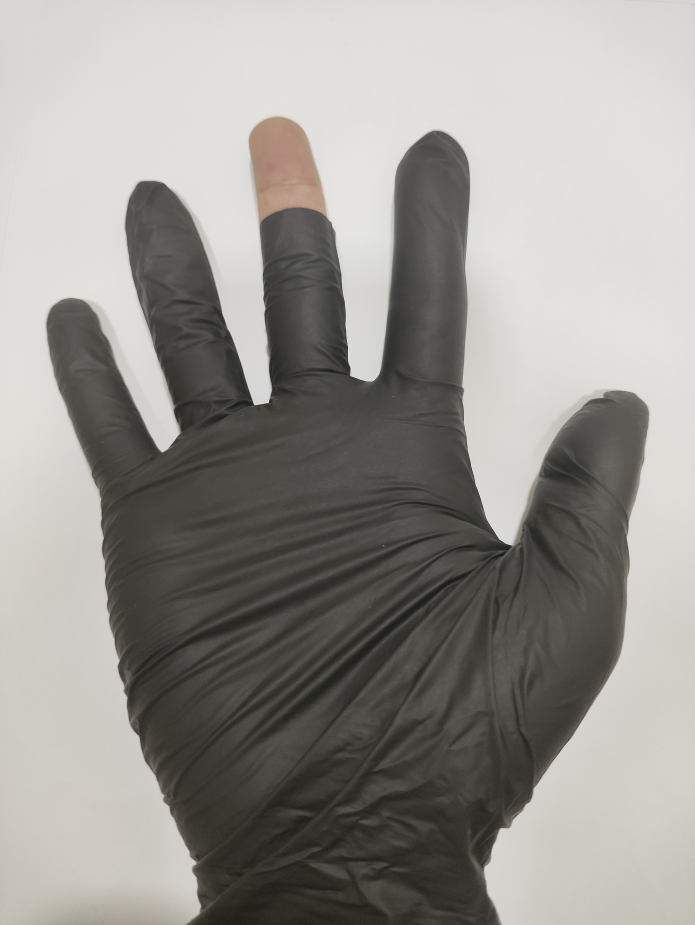
#> input picture img/Finger_Not_Enough/Nitrile_Finger_Not_Enough_1.jpg, 3472 x 4624 px (shown at 1/5 size)
$ python -i tearing_at_finger.py   (imports and definitions only)
#> lines starting #> are read from the running program, lines starting #| are printed output that depends on the picture; after the words box and inside, x2 and y2 are one past the last pixel; in counts of white or black regions, pixels touching at a corner belong together
from __future__ import annotations
import math
from dataclasses import dataclass, field
from typing import List, Optional, Tuple
import cv2
import numpy as np

@dataclass
class PreprocessConfig:
    max_dimension: int = 1024
    white_balance: bool = True
    bilateral_diameter: int = 7
    bilateral_sigma_color: float = 50
    bilateral_sigma_space: float = 50

@dataclass
class SegmentationConfig:
    border_fraction: float = 0.04
    min_area_fraction: float = 0.12
    max_area_fraction: float = 0.90
    open_kernel: int = 5
    close_kernel: int = 9
    min_hole_area_fraction: float = 0.0004
    texture_window: int = 9
    illumination_border_fraction: float = 0.06
    background_mad_floor: float = 4.0
    background_z_clip: float = 8.0

@dataclass
class TearingConfig:
    min_hole_area_fraction: float = 0.0008
    max_hole_area_fraction: float = 0.25
    max_hole_elongation: float = 4.5
    min_hole_extent: float = 0.35
    min_defect_depth_ratio: float = 0.35
    max_defect_angle_deg: float = 60.0
    valley_endpoint_tip_ratio: float = 0.7
    fingertip_radius_ratio: float = 0.55
    showthrough_margin_ratio: float = 0.05
    showthrough_z_threshold: float = 3.0
    showthrough_mad_floor: float = 1.5
    min_showthrough_area_fraction: float = 0.0015
    max_showthrough_area_fraction: float = 0.05
    max_showthrough_fingertip_fraction: float = 1.5
    min_showthrough_extent: float = 0.30
    max_showthrough_elongation: float = 4.5
    showthrough_min_backdrop_distance: float = 8.0

@dataclass
class FingertipConfig:
    expected_fingers: int = 5
    min_tip_distance_ratio: float = 1.35
    tip_merge_separation_ratio: float = 0.45
    tip_frame_cut_reach_ratio: float = 0.5

@dataclass
class Config:
    preprocess: PreprocessConfig = field(default_factory=PreprocessConfig)
    segmentation: SegmentationConfig = field(default_factory=SegmentationConfig)
    tearing: TearingConfig = field(default_factory=TearingConfig)
    fingertip: FingertipConfig = field(default_factory=FingertipConfig)

@dataclass
class SegmentationResult:
    mask: np.ndarray
    mask_raw: np.ndarray
    contour: np.ndarray
    bbox: Tuple[int, int, int, int]
    area: float
    cue: str = "unknown"

    @property
    def holes_mask(self) -> np.ndarray:
        return cv2.subtract(self.mask, self.mask_raw)

# [7 lines that did not run here, left out]

# [27 lines left out: functions resize_to_limit, gray_world_white_balance, preprocess, not called in this run]

def estimate_background_lab(lab: np.ndarray, border_fraction: float) -> np.ndarray:
    h, w = lab.shape[:2]
    b = max(2, int(round(min(h, w) * border_fraction)))
    strip = np.concatenate([lab[:b, :].reshape(-1, 3), lab[-b:, :].reshape(-1, 3), lab[:, :b].reshape(-1, 3), lab[:, -b:].reshape(-1, 3)])
    return np.median(strip, axis=0).astype(np.float32)

def _background_distance_mask(lab: np.ndarray, border_fraction: float) -> np.ndarray:
    background = estimate_background_lab(lab, border_fraction)
    distance = np.linalg.norm(lab.astype(np.float32) - background, axis=2)
    distance_u8 = cv2.normalize(distance, None, 0, 255, cv2.NORM_MINMAX).astype(np.uint8)
    _, mask = cv2.threshold(distance_u8, 0, 255, cv2.THRESH_BINARY + cv2.THRESH_OTSU)
    return mask

def _flatten_illumination(channel: np.ndarray, border_fraction: float) -> np.ndarray:
    h, w = channel.shape[:2]
    b = max(2, int(round(min(h, w) * border_fraction)))
    selected = np.zeros((h, w), dtype=bool)
    selected[:b, :] = True
    selected[-b:, :] = True
    selected[:, :b] = True
    selected[:, -b:] = True
    yy, xx = np.mgrid[0:h, 0:w].astype(np.float32)

    def design(x: np.ndarray, y: np.ndarray) -> np.ndarray:
        return np.stack([np.ones_like(x), x, y, x * x, y * y, x * y], axis=1)

    coefficients, *_ = np.linalg.lstsq(design(xx[selected], yy[selected]), channel[selected].astype(np.float32), rcond=None)
    model = (design(xx.ravel(), yy.ravel()) @ coefficients).reshape(h, w)
    model = np.maximum(model, 1.0)      # a near-zero fit would explode below
    flattened = channel.astype(np.float32) / model * float(np.median(model))
    return np.clip(flattened, 0, 255).astype(np.uint8)

def _background_model_mask(image: np.ndarray, cfg: SegmentationConfig) -> np.ndarray:
    border = _flatten_illumination  # (naming the dependency for readers)
    lab = cv2.cvtColor(image, cv2.COLOR_BGR2LAB).astype(np.float32)
    lab[:, :, 0] = border(lab[:, :, 0], cfg.illumination_border_fraction)
    h, w = image.shape[:2]
    b = max(2, int(round(min(h, w) * cfg.illumination_border_fraction)))
    selected = np.zeros((h, w), dtype=bool)
    selected[:b, :] = True
    selected[-b:, :] = True
    selected[:, :b] = True
    selected[:, -b:] = True
    squared = np.zeros((h, w), dtype=np.float32)
    for channel in range(3):
        values = lab[:, :, channel]
        median = float(np.median(values[selected]))
        spread = float(np.median(np.abs(values[selected] - median))) * 1.4826
        spread = max(spread, cfg.background_mad_floor)
        z = np.minimum(np.abs(values - median) / spread, cfg.background_z_clip)
        squared += z ** 2
    distance = np.sqrt(squared)
    scaled = np.clip(distance / (cfg.background_z_clip * np.sqrt(3.0)) * 255.0, 0, 255).astype(np.uint8)
    _, mask = cv2.threshold(scaled, 0, 255, cv2.THRESH_BINARY + cv2.THRESH_OTSU)
    return mask

def _channel_otsu_masks(hsv: np.ndarray) -> List[np.ndarray]:
    masks: List[np.ndarray] = []
    saturation, value = hsv[:, :, 1], hsv[:, :, 2]
    _, s_mask = cv2.threshold(saturation, 0, 255, cv2.THRESH_BINARY + cv2.THRESH_OTSU)
    masks.append(s_mask)
    _, v_mask = cv2.threshold(value, 0, 255, cv2.THRESH_BINARY + cv2.THRESH_OTSU)
    masks.append(v_mask)
    masks.append(cv2.bitwise_not(v_mask))
    return masks

def _texture_energy_mask(image: np.ndarray, window: int) -> np.ndarray:
    lightness = cv2.cvtColor(image, cv2.COLOR_BGR2LAB)[:, :, 0].astype(np.float32)
    mean = cv2.blur(lightness, (window, window))
    mean_of_squares = cv2.blur(lightness * lightness, (window, window))
    # Var(X) = E[X^2] - E[X]^2; clamped because rounding can make it < 0.
    std = np.sqrt(np.maximum(mean_of_squares - mean * mean, 0.0))
    std = cv2.GaussianBlur(std, (0, 0), window / 2.0)
    std_u8 = cv2.normalize(std, None, 0, 255, cv2.NORM_MINMAX).astype(np.uint8)
    _, mask = cv2.threshold(std_u8, 0, 255, cv2.THRESH_BINARY + cv2.THRESH_OTSU)
    return mask

def _morphological_cleanup(mask: np.ndarray, cfg: SegmentationConfig) -> np.ndarray:
    open_k = cv2.getStructuringElement(cv2.MORPH_ELLIPSE, (cfg.open_kernel, cfg.open_kernel))
    close_k = cv2.getStructuringElement(cv2.MORPH_ELLIPSE, (cfg.close_kernel, cfg.close_kernel))
    cleaned = cv2.morphologyEx(mask, cv2.MORPH_OPEN, open_k)
    cleaned = cv2.morphologyEx(cleaned, cv2.MORPH_CLOSE, close_k)
    return cleaned

def _keep_largest_component(mask: np.ndarray) -> Tuple[np.ndarray, Optional[np.ndarray]]:
    contours, _ = cv2.findContours(mask, cv2.RETR_EXTERNAL, cv2.CHAIN_APPROX_NONE)
    if not contours:
        return np.zeros_like(mask), None
    largest = max(contours, key=cv2.contourArea)
    solid = np.zeros_like(mask)
    cv2.drawContours(solid, [largest], -1, 255, thickness=cv2.FILLED)
    return solid, largest

def _score_candidate(mask: np.ndarray, cfg: SegmentationConfig) -> float:
    image_area = float(mask.shape[0] * mask.shape[1])
    cleaned = _morphological_cleanup(mask, cfg)
    count, labels = cv2.connectedComponents(cleaned)
    if count <= 1:
        return -1.0
    largest_label = 1 + int(np.argmax([np.count_nonzero(labels == i) for i in range(1, count)]))
    component = np.where(labels == largest_label, 255, 0).astype(np.uint8)
    solid, contour = _keep_largest_component(component)
    if contour is None:
        return -1.0
    solid_area = float(np.count_nonzero(solid))
    area_fraction = solid_area / image_area
    if not (cfg.min_area_fraction <= area_fraction <= cfg.max_area_fraction):
        return -1.0
    border = np.concatenate([solid[0, :], solid[-1, :], solid[:, 0], solid[:, -1]])
    border_occupancy = float(np.count_nonzero(border)) / float(border.size)
    shred = np.count_nonzero(cv2.subtract(solid, component)) / max(solid_area, 1.0)
    hull_perimeter = max(cv2.arcLength(cv2.convexHull(contour), True), 1.0)
    raggedness = cv2.arcLength(contour, True) / hull_perimeter
    return ((1.0 - border_occupancy) * 2.0 + (1.0 - abs(area_fraction - 0.30)) - 4.0 * min(shred, 0.5) - 0.5 * max(0.0, raggedness - 1.6))

def _fill_noise_holes(mask_raw: np.ndarray, solid: np.ndarray, cfg: SegmentationConfig, glove_area: float) -> np.ndarray:
    holes = cv2.subtract(solid, mask_raw)
    hole_contours, _ = cv2.findContours(holes, cv2.RETR_EXTERNAL, cv2.CHAIN_APPROX_SIMPLE)
    min_area = cfg.min_hole_area_fraction * glove_area
    result = mask_raw.copy()
    for hc in hole_contours:
        if cv2.contourArea(hc) < min_area:
            cv2.drawContours(result, [hc], -1, 255, thickness=cv2.FILLED)
    return result

def segment_glove(image: np.ndarray, config: Optional[SegmentationConfig] = None) -> Optional[SegmentationResult]:
    cfg = config or SegmentationConfig()
    lab = cv2.cvtColor(image, cv2.COLOR_BGR2LAB)
    hsv = cv2.cvtColor(image, cv2.COLOR_BGR2HSV)
    candidates: List[Tuple[str, np.ndarray]] = [("bg_distance", _background_distance_mask(lab, cfg.border_fraction)),]
    otsu_masks = _channel_otsu_masks(hsv)
    candidates.append(("saturation", otsu_masks[0]))
    candidates.append(("value", otsu_masks[1]))
    candidates.append(("value_inverted", otsu_masks[2]))
    candidates.append(("texture", _texture_energy_mask(image, cfg.texture_window)))
    primary = _background_model_mask(image, cfg)
    if _score_candidate(primary, cfg) >= 0:
        best_cue, best_mask = "bg_model", primary
    else:
        scored = [(_score_candidate(mask, cfg), name, mask) for name, mask in candidates]
        best_score, best_cue, best_mask = max(scored, key=lambda triple: triple[0])
        if best_score < 0:
            return None
    cleaned = _morphological_cleanup(best_mask, cfg)
    num, labels = cv2.connectedComponents(cleaned)
    if num <= 1:
        return None
    largest_label = 1 + int(np.argmax([np.count_nonzero(labels == i) for i in range(1, num)]))
    component = np.where(labels == largest_label, 255, 0).astype(np.uint8)
    solid, contour = _keep_largest_component(component)
    if contour is None:
        return None
    area = cv2.contourArea(contour)
    if area < cfg.min_area_fraction * image.shape[0] * image.shape[1]:
        return None
    mask_raw = _fill_noise_holes(component, solid, cfg, area)
    return SegmentationResult(mask=solid, mask_raw=mask_raw, contour=contour, bbox=cv2.boundingRect(contour), area=float(area), cue=best_cue,)

# [247 lines left out: functions palm_center_and_radius, glove_interior, robust_stats, bbox_around, convexity_defect_list, angle_at and 11 more, not called in this run]

>>> import cv2
>>> picture = cv2.imread('../img/Finger_Not_Enough/Nitrile_Finger_Not_Enough_1.jpg')
#> picture is the input picture: shape (4624, 3472, 3); mean B, G, R 144.7, 149.6, 151.4
>>> result = segment_glove(picture)
#> in _background_distance_mask, `background = estimate_background_lab(lab, border_fraction)`: background = [219, 128, 131]
#> in _background_distance_mask, `_, mask = cv2.threshold(distance_u8, 0, 255, cv2.THRESH_BINARY + cv2.T..`:
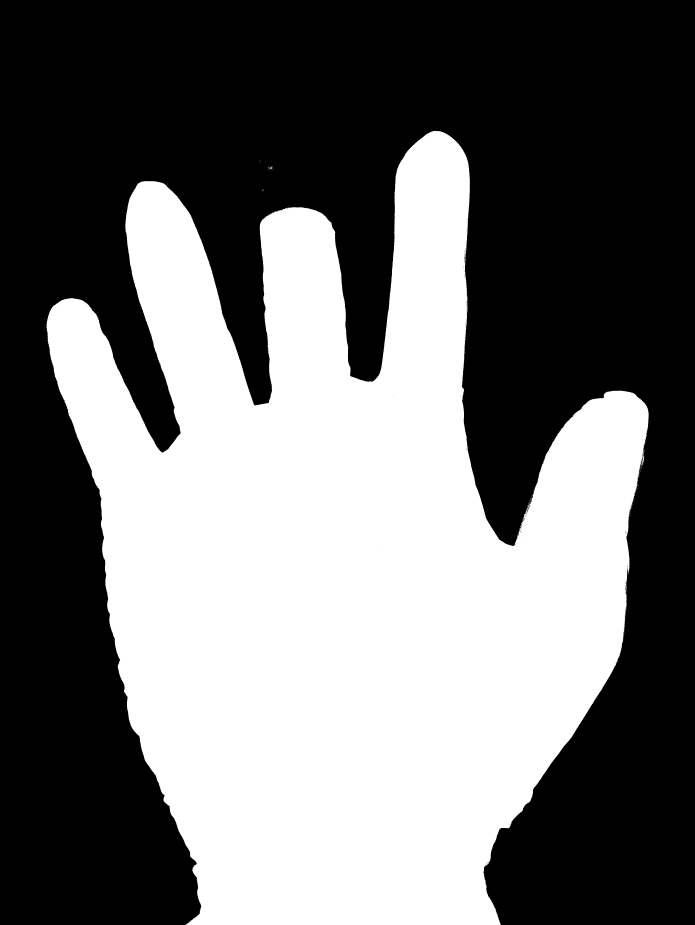
#> mask: shape (4624, 3472) (shown at 1/5 size); 44.3% white; 138 white regions (134 under 20 px), largest, box (x1, y1, x2, y2) and area: (233, 654, 3244, 4624) 7117295, (1350, 833, 1365, 843) 46, (1348, 839, 1360, 847) 39, (3216, 2262, 3220, 2271) 21
#> in _channel_otsu_masks, `_, v_mask = cv2.threshold(value, 0, 255, cv2.THRESH_BINARY + cv2.THRES..`:
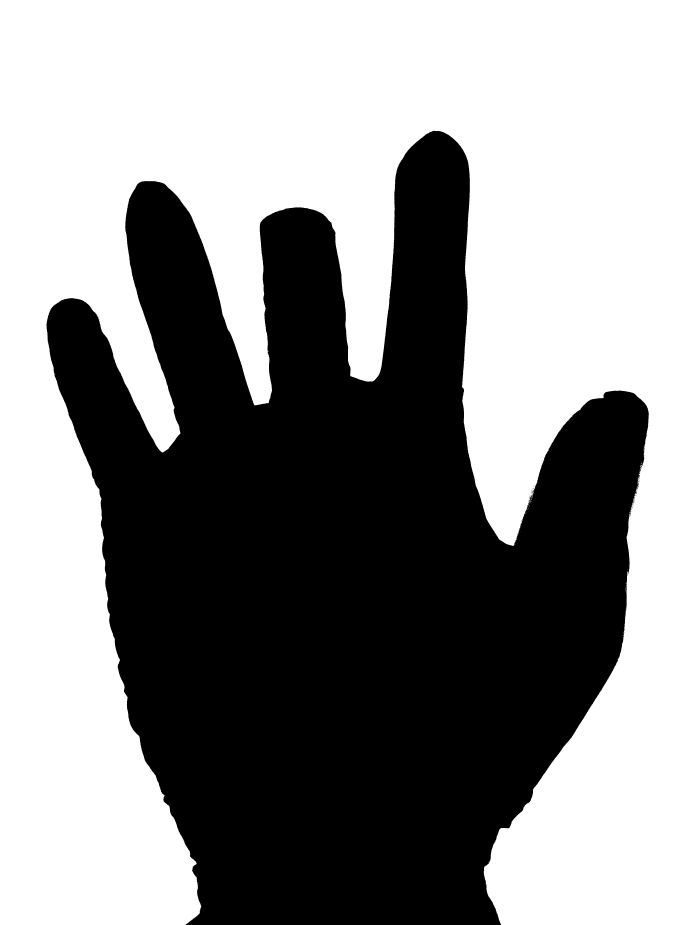
#> v_mask: shape (4624, 3472) (shown at 1/5 size); 55.6% white; 74 black regions (72 under 20 px), largest, box (x1, y1, x2, y2) and area: (232, 654, 3244, 4624) 7126429, (2657, 2453, 2664, 2465) 29
#> in segment_glove, `otsu_masks = _channel_otsu_masks(hsv)`: otsu_masks = 3 items
#> in _background_model_mask, `lab = cv2.cvtColor(image, cv2.COLOR_BGR2LAB).astype(np.float32)`:
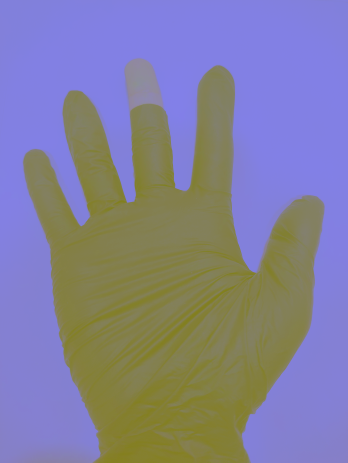
#> lab: shape (4624, 3472, 3) float32 (shown at 1/10 size); mean B, G, R 166.9, 128, 128
#> in _flatten_illumination, `coefficients, *_ = np.linalg.lstsq(design(xx[selected], yy[selected]),..`: coefficients = [265.2, -0.0867, -0.0163, 2.5e-05, -1.51e-07, 6.38e-07]
#> in _background_model_mask, `lab[:, :, 0] = border(lab[:, :, 0], cfg.illumination_border_fraction)`:
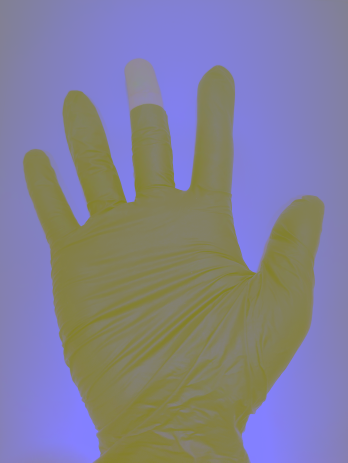
#> lab: shape (4624, 3472, 3) float32 (shown at 1/10 size); mean B, G, R 156, 128, 128
#> the loop in _background_model_mask, `for channel in range(3):` made 3 passes
#> (median, spread) on passes 1 to 3: (181, 20.76), (128, 4), (131, 4)
#> pass 1, in _background_model_mask, `squared += z ** 2`:
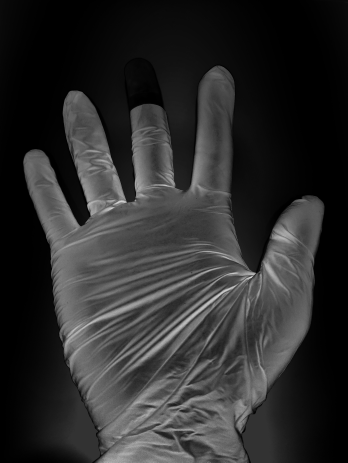
#> squared: shape (4624, 3472) float32 (shown at 1/10 size); min 0, max 63.96, mean 11.2; drawn with min black and max white
#> in _score_candidate, `count, labels = cv2.connectedComponents(cleaned)`:
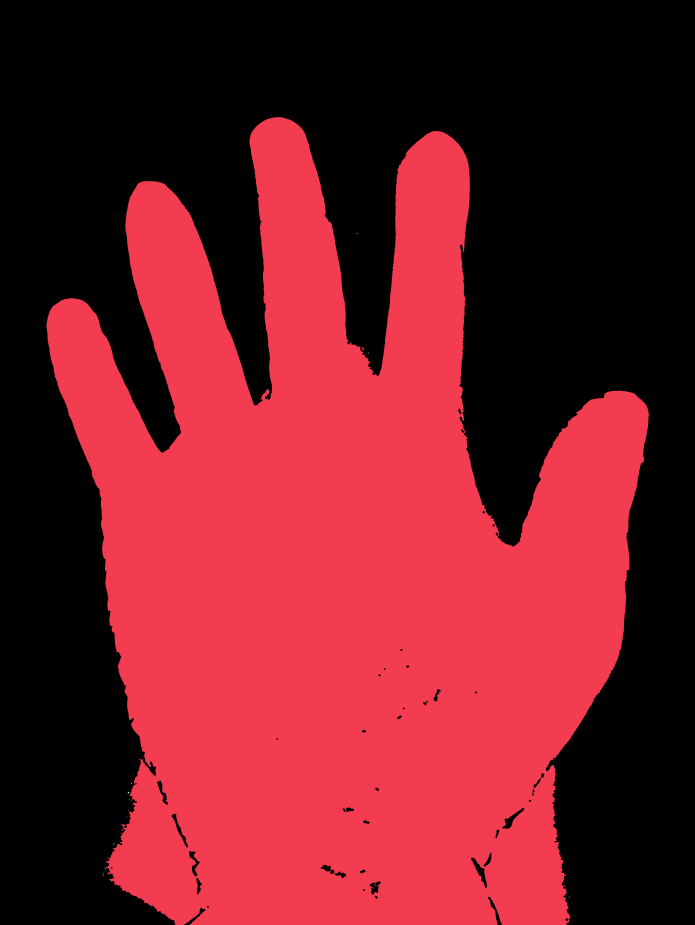
#> labels: shape (4624, 3472) int32 (shown at 1/5 size); 11 distinct labels, from 0 to 10; one colour per label, 0 black
#> in _score_candidate, `count, labels = cv2.connectedComponents(cleaned)`: count = 11
#> in _score_candidate, `largest_label = 1 + int(np.argmax([np.count_nonzero(labels == i) for i..`: largest_label = 1
#> in _keep_largest_component, `contours, _ = cv2.findContours(mask, cv2.RETR_EXTERNAL, cv2.CHAIN_APPR..`: contours = 1 contour; box (x1, y1, x2, y2) and area: (232, 585, 3244, 4624) 7644871
#> in _keep_largest_component, `largest = max(contours, key=cv2.contourArea)`: largest = contour of 21434 points, box (x1, y1, x2, y2) (232, 585, 3244, 4624), area 7644871
#> in _score_candidate, `solid, contour = _keep_largest_component(component)`: contour has the same summary as largest in _keep_largest_component
#> in _score_candidate, `solid_area = float(np.count_nonzero(solid))`: solid_area = 7655589
#> in _score_candidate, `area_fraction = solid_area / image_area`: area_fraction = 0.477
#> in _score_candidate, `border = np.concatenate([solid[0, :], solid[-1, :], solid[:, 0], solid..`: border = 16192 values, max 255 at index 4349, min 0 at index 0, mean 30.02
#> in _score_candidate, `border_occupancy = float(np.count_nonzero(border)) / float(border.size)`: border_occupancy = 0.118
#> in _score_candidate, `shred = np.count_nonzero(cv2.subtract(solid, component)) / max(solid_a..`: shred = 0.00354
#> in _score_candidate, `hull_perimeter = max(cv2.arcLength(cv2.convexHull(contour), True), 1.0)`: hull_perimeter = 11946.5
#> in _score_candidate, `raggedness = cv2.arcLength(contour, True) / hull_perimeter`: raggedness = 2
#> in segment_glove, `best_cue, best_mask = "bg_model", primary`: best_cue = 'bg_model'
#> in segment_glove, `num, labels = cv2.connectedComponents(cleaned)`: num = 11
#> in segment_glove, `largest_label = 1 + int(np.argmax([np.count_nonzero(labels == i) for i..`: largest_label = 1
#> in segment_glove, `solid, contour = _keep_largest_component(component)`: contour has the same summary as largest in _keep_largest_component
#> in segment_glove, `area = cv2.contourArea(contour)`: area = 7644871
#> in _fill_noise_holes, `holes = cv2.subtract(solid, mask_raw)`:
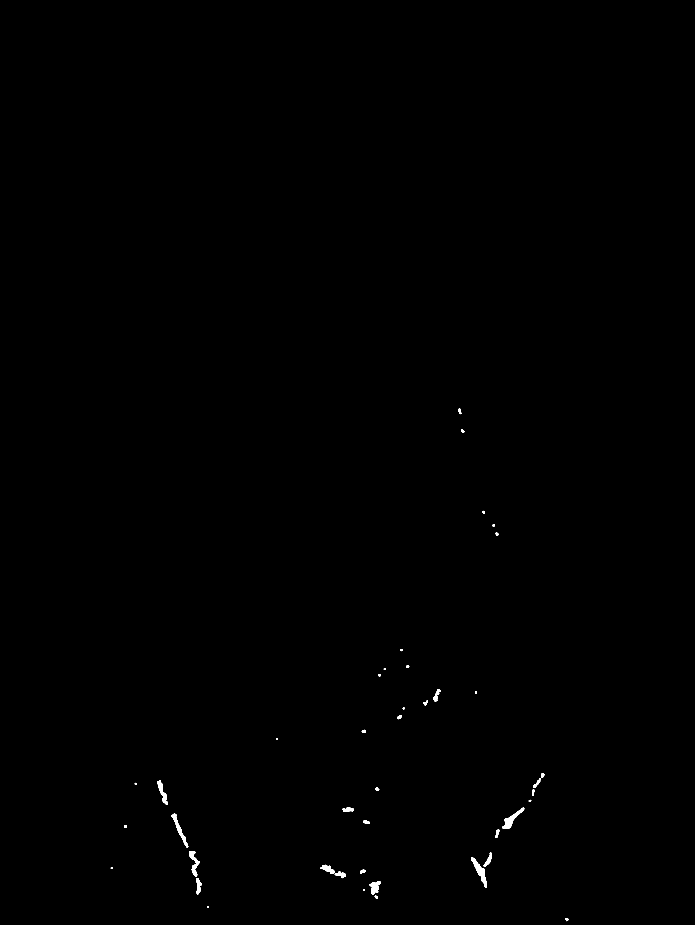
#> holes: shape (4624, 3472) (shown at 1/5 size); 0.17% white; 45 white regions
#> in _fill_noise_holes, `hole_contours, _ = cv2.findContours(holes, cv2.RETR_EXTERNAL, cv2.CHAI..`: hole_contours = 45 contours; largest, box (x1, y1, x2, y2) and area: (2355, 4287, 2435, 4440) 3296, (2511, 4038, 2621, 4143) 2974, (858, 4068, 941, 4238) 2416, (946, 4255, 999, 4383) 2242, (785, 3902, 840, 4024) 1967
#> in _fill_noise_holes, `min_area = cfg.min_hole_area_fraction * glove_area`: min_area = 3057.9
#> the loop in _fill_noise_holes, `for hc in hole_contours:` made 45 passes
